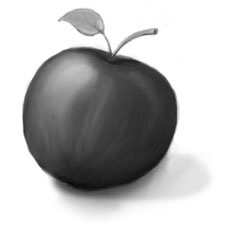
#> input picture apple_1.bmp, 225 x 225 px, found by its file name
$ python imDif.py
#> lines starting #> are read from the running program, lines starting #| are printed output that depends on the picture
import cv2
import numpy as np
import matplotlib.pyplot as plt

# Load images
img1_c = cv2.imread("C:\\Users\\kolga\\Downloads\\apple_1.bmp")
#> img1_c is the input picture: shape (225, 225, 3); min 10, max 255, mean 183.9
img2_c = cv2.imread("C:\\Users\\kolga\\Downloads\\apple_2.bmp")
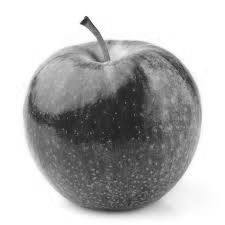
#> input picture apple_2.bmp, 225 x 225 px, found by its file name
#> img2_c is the input picture: shape (225, 225, 3); min 30, max 255, mean 181.5
img3_c = cv2.imread("C:\\Users\\kolga\\Downloads\\apple_3.bmp")
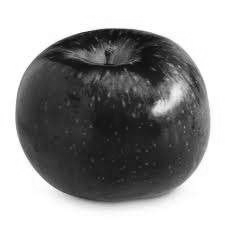
#> input picture apple_3.bmp, 225 x 225 px, found by its file name
#> img3_c is the input picture: shape (225, 225, 3); min 11, max 255, mean 148
img4_c = cv2.imread("C:\\Users\\kolga\\Downloads\\apple_4.bmp")
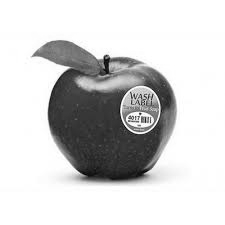
#> input picture apple_4.bmp, 225 x 225 px, found by its file name
#> img4_c is the input picture: shape (225, 225, 3); min 1, max 255, mean 209.1

# Convert images to grayscale
img1 = cv2.cvtColor(img1_c, cv2.COLOR_BGR2GRAY)
img2 = cv2.cvtColor(img2_c, cv2.COLOR_BGR2GRAY)
img3 = cv2.cvtColor(img3_c, cv2.COLOR_BGR2GRAY)
img4 = cv2.cvtColor(img4_c, cv2.COLOR_BGR2GRAY)


def error(img1, img2):
    diff = cv2.subtract(img1, img2)
    mse = np.sum(diff ** 2)/(float(img1.shape[0] * img1.shape[1]))
    return mse, diff


def main():
    images = [img1, img2, img3, img4]

    # Print a header for the table
    print("       ", end="")
    for i in range(len(images)):
        print(f"image{i+1}  ", end="")
#> this loop made 4 passes
#| image1
#| image2
#| image3
#| image4
    print()

    # Print the differences in a table
    for i in range(len(images)):
        print(f"image{i+1} ", end="")
        for j in range(len(images)):
            mse = error(images[i], images[j])[0]
            mse = int(mse*10)/10.0
            print(f"{mse:<8}", end="")
        print()
#> this loop made 4 passes
#| image1 0.0     29.1    51.7    12.7
#| image2 33.2    0.0     56.2    17.1
#| image3 14.1    9.9     0.0     3.0
#| image4 39.0    40.3    60.6    0.0
#> pass 1, in error (call 3), `diff = cv2.subtract(img1, img2)`:
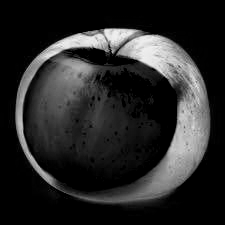
#> diff: shape (225, 225); min 0, max 243, mean 40.7

    # get diffs for each image pair
    mse12, diff12 = error(img1, img2)
#> mse12 = 29.12
    mse13, diff13 = error(img1, img3)
#> mse13 = 51.78
    mse14, diff14 = error(img1, img4)
#> mse14 = 12.78
    mse23, diff23 = error(img2, img3)
#> in error (call 20), `diff = cv2.subtract(img1, img2)`:
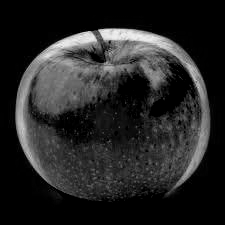
#> diff: shape (225, 225); min 0, max 244, mean 38.2
#> in error (call 20), `mse = np.sum(diff ** 2)/(float(img1.shape[0] * img1.shape[1]))`: mse = 56.22
#> mse23 = 56.22
    mse24, diff24 = error(img2, img4)
#> in error (call 21), `diff = cv2.subtract(img1, img2)`:
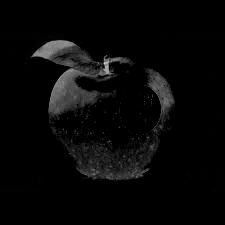
#> diff: shape (225, 225); min 0, max 213, mean 7.8
#> in error (call 21), `mse = np.sum(diff ** 2)/(float(img1.shape[0] * img1.shape[1]))`: mse = 17.13
#> mse24 = 17.13
    mse34, diff34 = error(img3, img4)
#> in error (call 22), `diff = cv2.subtract(img1, img2)`:
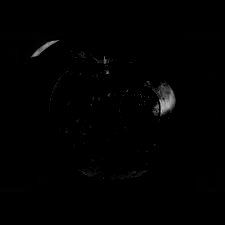
#> diff: shape (225, 225); min 0, max 189, mean 1.4
#> in error (call 22), `mse = np.sum(diff ** 2)/(float(img1.shape[0] * img1.shape[1]))`: mse = 3
#> mse34 = 3

    # plot diffs
    plt.subplot(2, 3, 1), plt.imshow(
        diff12, cmap='gray'), plt.title(f"Diff 1-2 = {mse12:.1f}")
    plt.subplot(2, 3, 2), plt.imshow(
        diff13, cmap='gray'), plt.title(f"Diff 1-3 = {mse13:.1f}")
    plt.subplot(2, 3, 3), plt.imshow(
        diff14, cmap='gray'), plt.title(f"Diff 1-4 = {mse14:.1f}")
    plt.subplot(2, 3, 4), plt.imshow(
        diff23, cmap='gray'), plt.title(f"Diff 2-3 = {mse23:.1f}")
    plt.subplot(2, 3, 5), plt.imshow(
        diff24, cmap='gray'), plt.title(f"Diff 2-4 = {mse24:.1f}")
    plt.subplot(2, 3, 6), plt.imshow(
        diff34, cmap='gray'), plt.title(f"Diff 3-4 = {mse34:.1f}")

    plt.show()


if __name__ == "__main__":
    main()
